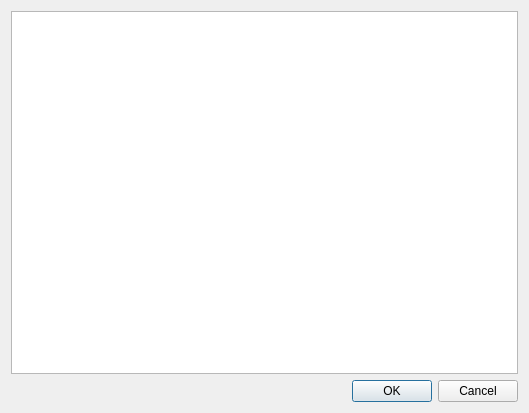
<?xml version="1.0" encoding="UTF-8"?>
<ui version="4.0">
 <class>Dialog</class>
 <widget class="QDialog" name="Dialog">
  <property name="geometry">
   <rect>
    <x>0</x>
    <y>0</y>
    <width>529</width>
    <height>413</height>
   </rect>
  </property>
  <property name="windowTitle">
   <string>Edit</string>
  </property>
  <layout class="QGridLayout" name="gridLayout">
   <item row="1" column="1">
    <widget class="QDialogButtonBox" name="buttonBox">
     <property name="orientation">
      <enum>Qt::Horizontal</enum>
     </property>
     <property name="standardButtons">
      <set>QDialogButtonBox::Cancel|QDialogButtonBox::Ok</set>
     </property>
    </widget>
   </item>
   <item row="0" column="0" colspan="2">
    <widget class="QTextEdit" name="textEdit"/>
   </item>
  </layout>
 </widget>
 <resources/>
 <connections>
  <connection>
   <sender>buttonBox</sender>
   <signal>accepted()</signal>
   <receiver>Dialog</receiver>
   <slot>accept()</slot>
   <hints>
    <hint type="sourcelabel">
     <x>248</x>
     <y>254</y>
    </hint>
    <hint type="destinationlabel">
     <x>157</x>
     <y>274</y>
    </hint>
   </hints>
  </connection>
  <connection>
   <sender>buttonBox</sender>
   <signal>rejected()</signal>
   <receiver>Dialog</receiver>
   <slot>reject()</slot>
   <hints>
    <hint type="sourcelabel">
     <x>316</x>
     <y>260</y>
    </hint>
    <hint type="destinationlabel">
     <x>286</x>
     <y>274</y>
    </hint>
   </hints>
  </connection>
 </connections>
</ui>
